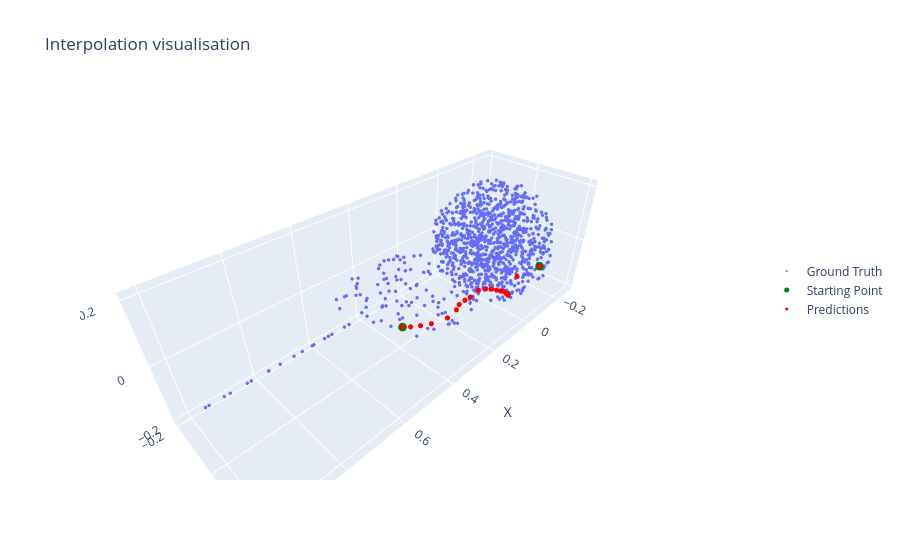

Notebook source saved alongside this figure:
### Code cell
from src.utils.callbacks import SineExperimentsLogger

interp_params = {
    'starting_idx': 678,
    'ending_idx': 81,
    'n_interps': 20,
    'rgd_params': dict(print_iterations=False, max_iter=1000, step_size=0.1, tol=1e-4)
}

preds = SineExperimentsLogger.compute_interps(model.manifold, points, **interp_params).detach()

import plotly.graph_objects as go

fig = go.Figure()

fig.add_trace(go.Scatter3d(x=points[:, 0], y=points[:, 1], z=points[:, 2], mode='markers', name='Ground Truth',
                        marker = dict(size=2)))
ids = [interp_params['starting_idx'], interp_params['ending_idx']]
fig.add_trace(go.Scatter3d(x=points[ids, 0], y=points[ids, 1], z=points[ids, 2], mode='markers', name='Starting Point', marker=dict(size=5, color='green')))
        
fig.add_trace(go.Scatter3d(x=preds[:, 0], y=preds[:, 1], z=preds[:, 2], mode='markers', name='Predictions',
                        marker=dict(size=3, color='red')))

fig.update_layout(
    title='Interpolation visualisation',
    scene=dict(
        xaxis_title='X',
        yaxis_title='Y',
        zaxis_title='Z',
        aspectmode='data'
    ),
    legend=dict(x=1.05, y=0.5)
)

### Figure 1 — Plotly figure (JSON) as saved in the notebook; plotly's stock layout.template omitted (floating-point values rounded to 4 significant figures; data arrays with more than 128 entries replaced by an {"elided": "..."} marker saying what was removed)
{"data": [{"marker": {"size": 2}, "mode": "markers", "name": "Ground Truth", "x": {"elided": "1120 float values"}, "y": {"elided": "1120 float values"}, "z": {"elided": "1120 float values"}, "type": "scatter3d"}, {"marker": {"color": "green", "size": 5}, "mode": "markers", "name": "Starting Point", "x": [-0.06148, 0.4993], "y": [0.193, 0.113], "z": [-0.02017, 0.0006986], "type": "scatter3d"}, {"marker": {"color": "red", "size": 3}, "mode": "markers", "name": "Predictions", "x": [-0.06145, 0.04685, 0.1008, 0.1115, 0.1221, 0.133, 0.1428, 0.1589, 0.1781, 0.2008, 0.2314, 0.2755, 0.2972, 0.3227, 0.3454, 0.3887, 0.4369, 0.4622, 0.4839, 0.4993], "y": [0.193, 0.1773, 0.1836, 0.1928, 0.1913, 0.1866, 0.1834, 0.1776, 0.1704, 0.1657, 0.1614, 0.1659, 0.1638, 0.1638, 0.1724, 0.1771, 0.1615, 0.1448, 0.1286, 0.113], "z": [-0.02017, -0.01793, -0.0544, -0.05122, -0.03994, -0.02799, -0.0236, -0.01512, -0.005562, 0.004749, 0.01276, 0.01253, 0.01149, 0.009644, 0.007703, 0.00605, 0.00415, 0.002254, 0.001613, 0.0006986], "type": "scatter3d"}], "layout": {"scene": {"xaxis": {"title": {"text": "X"}}, "yaxis": {"title": {"text": "Y"}}, "zaxis": {"title": {"text": "Z"}}, "aspectmode": "data"}, "legend": {"x": 1.05, "y": 0.5}, "title": {"text": "Interpolation visualisation"}}}
